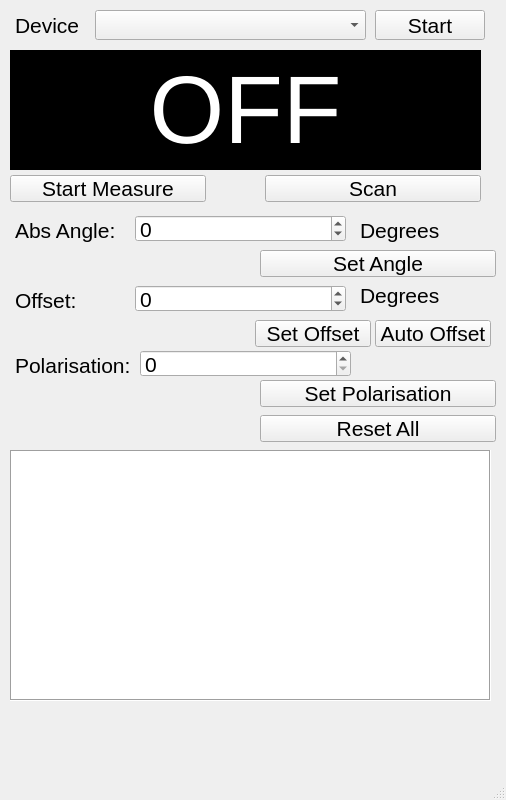
<?xml version="1.0" encoding="UTF-8"?>
<ui version="4.0">
 <class>main_window</class>
 <widget class="QMainWindow" name="main_window">
  <property name="geometry">
   <rect>
    <x>0</x>
    <y>0</y>
    <width>506</width>
    <height>800</height>
   </rect>
  </property>
  <property name="font">
   <font>
    <family>Arial</family>
    <pointsize>16</pointsize>
   </font>
  </property>
  <property name="windowTitle">
   <string>Arduino Powermeter 1.01</string>
  </property>
  <property name="windowIcon">
   <iconset>
    <normaloff>icon.png</normaloff>icon.png</iconset>
  </property>
  <property name="autoFillBackground">
   <bool>false</bool>
  </property>
  <widget class="QWidget" name="centralwidget">
   <widget class="QPushButton" name="buttonStart">
    <property name="geometry">
     <rect>
      <x>375</x>
      <y>10</y>
      <width>110</width>
      <height>30</height>
     </rect>
    </property>
    <property name="sizePolicy">
     <sizepolicy hsizetype="Minimum" vsizetype="Fixed">
      <horstretch>0</horstretch>
      <verstretch>0</verstretch>
     </sizepolicy>
    </property>
    <property name="font">
     <font>
      <family>Arial</family>
      <pointsize>16</pointsize>
     </font>
    </property>
    <property name="text">
     <string>Start</string>
    </property>
   </widget>
   <widget class="QComboBox" name="deviceBox">
    <property name="geometry">
     <rect>
      <x>95</x>
      <y>10</y>
      <width>271</width>
      <height>30</height>
     </rect>
    </property>
    <property name="sizePolicy">
     <sizepolicy hsizetype="Fixed" vsizetype="Fixed">
      <horstretch>0</horstretch>
      <verstretch>0</verstretch>
     </sizepolicy>
    </property>
    <property name="font">
     <font>
      <family>Arial</family>
      <pointsize>16</pointsize>
     </font>
    </property>
    <property name="editable">
     <bool>false</bool>
    </property>
    <property name="maxCount">
     <number>100</number>
    </property>
    <property name="sizeAdjustPolicy">
     <enum>QComboBox::AdjustToMinimumContentsLengthWithIcon</enum>
    </property>
    <property name="minimumContentsLength">
     <number>300</number>
    </property>
   </widget>
   <widget class="PlotWidget" name="plotWidget">
    <property name="geometry">
     <rect>
      <x>10</x>
      <y>450</y>
      <width>481</width>
      <height>251</height>
     </rect>
    </property>
    <property name="sizePolicy">
     <sizepolicy hsizetype="Expanding" vsizetype="Expanding">
      <horstretch>0</horstretch>
      <verstretch>0</verstretch>
     </sizepolicy>
    </property>
    <property name="font">
     <font>
      <family>Arial</family>
      <pointsize>16</pointsize>
     </font>
    </property>
    <property name="styleSheet">
     <string notr="true"/>
    </property>
    <property name="frameShape">
     <enum>QFrame::Box</enum>
    </property>
    <property name="frameShadow">
     <enum>QFrame::Sunken</enum>
    </property>
    <property name="backgroundBrush">
     <brush brushstyle="SolidPattern">
      <color alpha="255">
       <red>255</red>
       <green>255</green>
       <blue>255</blue>
      </color>
     </brush>
    </property>
    <property name="foregroundBrush">
     <brush brushstyle="NoBrush">
      <color alpha="255">
       <red>0</red>
       <green>0</green>
       <blue>0</blue>
      </color>
     </brush>
    </property>
    <property name="interactive">
     <bool>true</bool>
    </property>
    <property name="sceneRect">
     <rectf>
      <x>0.000000000000000</x>
      <y>0.000000000000000</y>
      <width>0.000000000000000</width>
      <height>0.000000000000000</height>
     </rectf>
    </property>
    <property name="alignment">
     <set>Qt::AlignCenter</set>
    </property>
    <property name="transformationAnchor">
     <enum>QGraphicsView::AnchorViewCenter</enum>
    </property>
   </widget>
   <widget class="QLabel" name="deviceName">
    <property name="geometry">
     <rect>
      <x>15</x>
      <y>10</y>
      <width>66</width>
      <height>30</height>
     </rect>
    </property>
    <property name="font">
     <font>
      <family>Arial</family>
      <pointsize>16</pointsize>
      <weight>50</weight>
      <italic>false</italic>
      <bold>false</bold>
     </font>
    </property>
    <property name="text">
     <string>Device</string>
    </property>
   </widget>
   <widget class="QLabel" name="labelPower">
    <property name="geometry">
     <rect>
      <x>10</x>
      <y>50</y>
      <width>471</width>
      <height>120</height>
     </rect>
    </property>
    <property name="palette">
     <palette>
      <active>
       <colorrole role="WindowText">
        <brush brushstyle="SolidPattern">
         <color alpha="255">
          <red>255</red>
          <green>255</green>
          <blue>255</blue>
         </color>
        </brush>
       </colorrole>
       <colorrole role="Button">
        <brush brushstyle="SolidPattern">
         <color alpha="255">
          <red>0</red>
          <green>0</green>
          <blue>0</blue>
         </color>
        </brush>
       </colorrole>
       <colorrole role="Light">
        <brush brushstyle="SolidPattern">
         <color alpha="255">
          <red>0</red>
          <green>0</green>
          <blue>0</blue>
         </color>
        </brush>
       </colorrole>
       <colorrole role="Midlight">
        <brush brushstyle="SolidPattern">
         <color alpha="255">
          <red>0</red>
          <green>0</green>
          <blue>0</blue>
         </color>
        </brush>
       </colorrole>
       <colorrole role="Dark">
        <brush brushstyle="SolidPattern">
         <color alpha="255">
          <red>0</red>
          <green>0</green>
          <blue>0</blue>
         </color>
        </brush>
       </colorrole>
       <colorrole role="Mid">
        <brush brushstyle="SolidPattern">
         <color alpha="255">
          <red>0</red>
          <green>0</green>
          <blue>0</blue>
         </color>
        </brush>
       </colorrole>
       <colorrole role="Text">
        <brush brushstyle="SolidPattern">
         <color alpha="255">
          <red>255</red>
          <green>255</green>
          <blue>255</blue>
         </color>
        </brush>
       </colorrole>
       <colorrole role="BrightText">
        <brush brushstyle="SolidPattern">
         <color alpha="255">
          <red>255</red>
          <green>255</green>
          <blue>255</blue>
         </color>
        </brush>
       </colorrole>
       <colorrole role="ButtonText">
        <brush brushstyle="SolidPattern">
         <color alpha="255">
          <red>255</red>
          <green>255</green>
          <blue>255</blue>
         </color>
        </brush>
       </colorrole>
       <colorrole role="Base">
        <brush brushstyle="SolidPattern">
         <color alpha="255">
          <red>0</red>
          <green>0</green>
          <blue>0</blue>
         </color>
        </brush>
       </colorrole>
       <colorrole role="Window">
        <brush brushstyle="SolidPattern">
         <color alpha="255">
          <red>0</red>
          <green>0</green>
          <blue>0</blue>
         </color>
        </brush>
       </colorrole>
       <colorrole role="Shadow">
        <brush brushstyle="SolidPattern">
         <color alpha="255">
          <red>0</red>
          <green>0</green>
          <blue>0</blue>
         </color>
        </brush>
       </colorrole>
       <colorrole role="AlternateBase">
        <brush brushstyle="SolidPattern">
         <color alpha="255">
          <red>0</red>
          <green>0</green>
          <blue>0</blue>
         </color>
        </brush>
       </colorrole>
       <colorrole role="ToolTipBase">
        <brush brushstyle="SolidPattern">
         <color alpha="255">
          <red>255</red>
          <green>255</green>
          <blue>220</blue>
         </color>
        </brush>
       </colorrole>
       <colorrole role="ToolTipText">
        <brush brushstyle="SolidPattern">
         <color alpha="255">
          <red>0</red>
          <green>0</green>
          <blue>0</blue>
         </color>
        </brush>
       </colorrole>
      </active>
      <inactive>
       <colorrole role="WindowText">
        <brush brushstyle="SolidPattern">
         <color alpha="255">
          <red>255</red>
          <green>255</green>
          <blue>255</blue>
         </color>
        </brush>
       </colorrole>
       <colorrole role="Button">
        <brush brushstyle="SolidPattern">
         <color alpha="255">
          <red>0</red>
          <green>0</green>
          <blue>0</blue>
         </color>
        </brush>
       </colorrole>
       <colorrole role="Light">
        <brush brushstyle="SolidPattern">
         <color alpha="255">
          <red>0</red>
          <green>0</green>
          <blue>0</blue>
         </color>
        </brush>
       </colorrole>
       <colorrole role="Midlight">
        <brush brushstyle="SolidPattern">
         <color alpha="255">
          <red>0</red>
          <green>0</green>
          <blue>0</blue>
         </color>
        </brush>
       </colorrole>
       <colorrole role="Dark">
        <brush brushstyle="SolidPattern">
         <color alpha="255">
          <red>0</red>
          <green>0</green>
          <blue>0</blue>
         </color>
        </brush>
       </colorrole>
       <colorrole role="Mid">
        <brush brushstyle="SolidPattern">
         <color alpha="255">
          <red>0</red>
          <green>0</green>
          <blue>0</blue>
         </color>
        </brush>
       </colorrole>
       <colorrole role="Text">
        <brush brushstyle="SolidPattern">
         <color alpha="255">
          <red>255</red>
          <green>255</green>
          <blue>255</blue>
         </color>
        </brush>
       </colorrole>
       <colorrole role="BrightText">
        <brush brushstyle="SolidPattern">
         <color alpha="255">
          <red>255</red>
          <green>255</green>
          <blue>255</blue>
         </color>
        </brush>
       </colorrole>
       <colorrole role="ButtonText">
        <brush brushstyle="SolidPattern">
         <color alpha="255">
          <red>255</red>
          <green>255</green>
          <blue>255</blue>
         </color>
        </brush>
       </colorrole>
       <colorrole role="Base">
        <brush brushstyle="SolidPattern">
         <color alpha="255">
          <red>0</red>
          <green>0</green>
          <blue>0</blue>
         </color>
        </brush>
       </colorrole>
       <colorrole role="Window">
        <brush brushstyle="SolidPattern">
         <color alpha="255">
          <red>0</red>
          <green>0</green>
          <blue>0</blue>
         </color>
        </brush>
       </colorrole>
       <colorrole role="Shadow">
        <brush brushstyle="SolidPattern">
         <color alpha="255">
          <red>0</red>
          <green>0</green>
          <blue>0</blue>
         </color>
        </brush>
       </colorrole>
       <colorrole role="AlternateBase">
        <brush brushstyle="SolidPattern">
         <color alpha="255">
          <red>0</red>
          <green>0</green>
          <blue>0</blue>
         </color>
        </brush>
       </colorrole>
       <colorrole role="ToolTipBase">
        <brush brushstyle="SolidPattern">
         <color alpha="255">
          <red>255</red>
          <green>255</green>
          <blue>220</blue>
         </color>
        </brush>
       </colorrole>
       <colorrole role="ToolTipText">
        <brush brushstyle="SolidPattern">
         <color alpha="255">
          <red>0</red>
          <green>0</green>
          <blue>0</blue>
         </color>
        </brush>
       </colorrole>
      </inactive>
      <disabled>
       <colorrole role="WindowText">
        <brush brushstyle="SolidPattern">
         <color alpha="255">
          <red>0</red>
          <green>0</green>
          <blue>0</blue>
         </color>
        </brush>
       </colorrole>
       <colorrole role="Button">
        <brush brushstyle="SolidPattern">
         <color alpha="255">
          <red>0</red>
          <green>0</green>
          <blue>0</blue>
         </color>
        </brush>
       </colorrole>
       <colorrole role="Light">
        <brush brushstyle="SolidPattern">
         <color alpha="255">
          <red>0</red>
          <green>0</green>
          <blue>0</blue>
         </color>
        </brush>
       </colorrole>
       <colorrole role="Midlight">
        <brush brushstyle="SolidPattern">
         <color alpha="255">
          <red>0</red>
          <green>0</green>
          <blue>0</blue>
         </color>
        </brush>
       </colorrole>
       <colorrole role="Dark">
        <brush brushstyle="SolidPattern">
         <color alpha="255">
          <red>0</red>
          <green>0</green>
          <blue>0</blue>
         </color>
        </brush>
       </colorrole>
       <colorrole role="Mid">
        <brush brushstyle="SolidPattern">
         <color alpha="255">
          <red>0</red>
          <green>0</green>
          <blue>0</blue>
         </color>
        </brush>
       </colorrole>
       <colorrole role="Text">
        <brush brushstyle="SolidPattern">
         <color alpha="255">
          <red>0</red>
          <green>0</green>
          <blue>0</blue>
         </color>
        </brush>
       </colorrole>
       <colorrole role="BrightText">
        <brush brushstyle="SolidPattern">
         <color alpha="255">
          <red>255</red>
          <green>255</green>
          <blue>255</blue>
         </color>
        </brush>
       </colorrole>
       <colorrole role="ButtonText">
        <brush brushstyle="SolidPattern">
         <color alpha="255">
          <red>0</red>
          <green>0</green>
          <blue>0</blue>
         </color>
        </brush>
       </colorrole>
       <colorrole role="Base">
        <brush brushstyle="SolidPattern">
         <color alpha="255">
          <red>0</red>
          <green>0</green>
          <blue>0</blue>
         </color>
        </brush>
       </colorrole>
       <colorrole role="Window">
        <brush brushstyle="SolidPattern">
         <color alpha="255">
          <red>0</red>
          <green>0</green>
          <blue>0</blue>
         </color>
        </brush>
       </colorrole>
       <colorrole role="Shadow">
        <brush brushstyle="SolidPattern">
         <color alpha="255">
          <red>0</red>
          <green>0</green>
          <blue>0</blue>
         </color>
        </brush>
       </colorrole>
       <colorrole role="AlternateBase">
        <brush brushstyle="SolidPattern">
         <color alpha="255">
          <red>0</red>
          <green>0</green>
          <blue>0</blue>
         </color>
        </brush>
       </colorrole>
       <colorrole role="ToolTipBase">
        <brush brushstyle="SolidPattern">
         <color alpha="255">
          <red>255</red>
          <green>255</green>
          <blue>220</blue>
         </color>
        </brush>
       </colorrole>
       <colorrole role="ToolTipText">
        <brush brushstyle="SolidPattern">
         <color alpha="255">
          <red>0</red>
          <green>0</green>
          <blue>0</blue>
         </color>
        </brush>
       </colorrole>
      </disabled>
     </palette>
    </property>
    <property name="font">
     <font>
      <family>Arial</family>
      <pointsize>72</pointsize>
      <weight>50</weight>
      <italic>false</italic>
      <bold>false</bold>
     </font>
    </property>
    <property name="layoutDirection">
     <enum>Qt::LeftToRight</enum>
    </property>
    <property name="autoFillBackground">
     <bool>true</bool>
    </property>
    <property name="text">
     <string>OFF</string>
    </property>
    <property name="alignment">
     <set>Qt::AlignCenter</set>
    </property>
   </widget>
   <widget class="QPushButton" name="autoOffset">
    <property name="geometry">
     <rect>
      <x>375</x>
      <y>320</y>
      <width>116</width>
      <height>27</height>
     </rect>
    </property>
    <property name="text">
     <string>Auto Offset</string>
    </property>
   </widget>
   <widget class="QPushButton" name="setOffset">
    <property name="geometry">
     <rect>
      <x>255</x>
      <y>320</y>
      <width>116</width>
      <height>27</height>
     </rect>
    </property>
    <property name="text">
     <string>Set Offset</string>
    </property>
   </widget>
   <widget class="QLabel" name="angle">
    <property name="geometry">
     <rect>
      <x>15</x>
      <y>215</y>
      <width>111</width>
      <height>30</height>
     </rect>
    </property>
    <property name="font">
     <font>
      <family>Arial</family>
      <pointsize>16</pointsize>
      <weight>50</weight>
      <italic>false</italic>
      <bold>false</bold>
     </font>
    </property>
    <property name="text">
     <string>Abs Angle:</string>
    </property>
   </widget>
   <widget class="QLabel" name="polarisation">
    <property name="geometry">
     <rect>
      <x>15</x>
      <y>350</y>
      <width>121</width>
      <height>30</height>
     </rect>
    </property>
    <property name="font">
     <font>
      <family>Arial</family>
      <pointsize>16</pointsize>
      <weight>50</weight>
      <italic>false</italic>
      <bold>false</bold>
     </font>
    </property>
    <property name="text">
     <string>Polarisation:</string>
    </property>
   </widget>
   <widget class="QLabel" name="degree0">
    <property name="geometry">
     <rect>
      <x>360</x>
      <y>215</y>
      <width>91</width>
      <height>30</height>
     </rect>
    </property>
    <property name="font">
     <font>
      <family>Arial</family>
      <pointsize>16</pointsize>
      <weight>50</weight>
      <italic>false</italic>
      <bold>false</bold>
     </font>
    </property>
    <property name="text">
     <string>Degrees</string>
    </property>
   </widget>
   <widget class="QLabel" name="offsetLabel">
    <property name="geometry">
     <rect>
      <x>15</x>
      <y>285</y>
      <width>121</width>
      <height>30</height>
     </rect>
    </property>
    <property name="font">
     <font>
      <family>Arial</family>
      <pointsize>16</pointsize>
      <weight>50</weight>
      <italic>false</italic>
      <bold>false</bold>
     </font>
    </property>
    <property name="text">
     <string>Offset:</string>
    </property>
   </widget>
   <widget class="QLabel" name="degree2">
    <property name="geometry">
     <rect>
      <x>360</x>
      <y>280</y>
      <width>91</width>
      <height>30</height>
     </rect>
    </property>
    <property name="font">
     <font>
      <family>Arial</family>
      <pointsize>16</pointsize>
      <weight>50</weight>
      <italic>false</italic>
      <bold>false</bold>
     </font>
    </property>
    <property name="text">
     <string>Degrees</string>
    </property>
   </widget>
   <widget class="QPushButton" name="resetButton">
    <property name="geometry">
     <rect>
      <x>260</x>
      <y>415</y>
      <width>236</width>
      <height>27</height>
     </rect>
    </property>
    <property name="text">
     <string>Reset All</string>
    </property>
   </widget>
   <widget class="QPushButton" name="startScan">
    <property name="geometry">
     <rect>
      <x>265</x>
      <y>175</y>
      <width>216</width>
      <height>27</height>
     </rect>
    </property>
    <property name="text">
     <string>Scan</string>
    </property>
   </widget>
   <widget class="QSpinBox" name="polInput">
    <property name="geometry">
     <rect>
      <x>140</x>
      <y>350</y>
      <width>211</width>
      <height>27</height>
     </rect>
    </property>
    <property name="maximum">
     <number>3</number>
    </property>
   </widget>
   <widget class="QSpinBox" name="angleInput">
    <property name="geometry">
     <rect>
      <x>135</x>
      <y>215</y>
      <width>211</width>
      <height>27</height>
     </rect>
    </property>
    <property name="minimum">
     <number>-719</number>
    </property>
    <property name="maximum">
     <number>719</number>
    </property>
   </widget>
   <widget class="QSpinBox" name="offsetInput">
    <property name="geometry">
     <rect>
      <x>135</x>
      <y>285</y>
      <width>211</width>
      <height>27</height>
     </rect>
    </property>
    <property name="minimum">
     <number>-719</number>
    </property>
    <property name="maximum">
     <number>719</number>
    </property>
   </widget>
   <widget class="QPushButton" name="measureButton">
    <property name="geometry">
     <rect>
      <x>10</x>
      <y>175</y>
      <width>196</width>
      <height>27</height>
     </rect>
    </property>
    <property name="text">
     <string>Start Measure</string>
    </property>
   </widget>
   <widget class="QPushButton" name="goToPol">
    <property name="geometry">
     <rect>
      <x>260</x>
      <y>380</y>
      <width>236</width>
      <height>27</height>
     </rect>
    </property>
    <property name="text">
     <string>Set Polarisation</string>
    </property>
   </widget>
   <widget class="QPushButton" name="goToAngle">
    <property name="geometry">
     <rect>
      <x>260</x>
      <y>250</y>
      <width>236</width>
      <height>27</height>
     </rect>
    </property>
    <property name="text">
     <string>Set Angle</string>
    </property>
   </widget>
  </widget>
  <widget class="QMenuBar" name="menubar">
   <property name="geometry">
    <rect>
     <x>0</x>
     <y>0</y>
     <width>506</width>
     <height>31</height>
    </rect>
   </property>
  </widget>
  <widget class="QStatusBar" name="statusbar"/>
 </widget>
 <customwidgets>
  <customwidget>
   <class>PlotWidget</class>
   <extends>QGraphicsView</extends>
   <header location="global">pyqtgraph</header>
  </customwidget>
 </customwidgets>
 <resources/>
 <connections/>
 <designerdata>
  <property name="gridDeltaX">
   <number>5</number>
  </property>
  <property name="gridDeltaY">
   <number>5</number>
  </property>
  <property name="gridSnapX">
   <bool>true</bool>
  </property>
  <property name="gridSnapY">
   <bool>true</bool>
  </property>
  <property name="gridVisible">
   <bool>true</bool>
  </property>
 </designerdata>
</ui>
